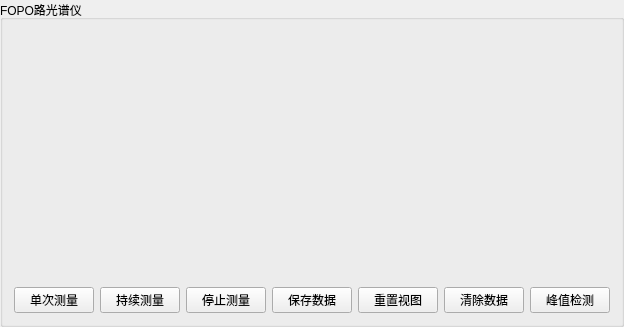
              <widget class="QGroupBox" name="groupBoxStageFOPOSpectrum">
               <property name="title">
                <string>FOPO路光谱仪</string>
               </property>
               <layout class="QVBoxLayout" name="vLayout_stageFOPO" stretch="2,0">
                <item>
                 <widget class="QWidget" name="chartWidgetFOPO_S" native="true">
                  <property name="minimumSize">
                   <size>
                    <width>0</width>
                    <height>250</height>
                   </size>
                  </property>
                  <layout class="QVBoxLayout" name="verticalLayout_chartFOPO_S">
                   <property name="spacing">
                    <number>0</number>
                   </property>
                   <property name="leftMargin">
                    <number>0</number>
                   </property>
                   <property name="topMargin">
                    <number>0</number>
                   </property>
                   <property name="rightMargin">
                    <number>0</number>
                   </property>
                   <property name="bottomMargin">
                    <number>0</number>
                   </property>
                  </layout>
                 </widget>
                </item>
                <item>
                 <layout class="QHBoxLayout" name="hLayout_stageFOPOCtrl">
                  <item>
                   <widget class="QPushButton" name="btnSingleMeasureFOPO_S">
                    <property name="text">
                     <string>单次测量</string>
                    </property>
                   </widget>
                  </item>
                  <item>
                   <widget class="QPushButton" name="btnContinuousMeasureFOPO_S">
                    <property name="text">
                     <string>持续测量</string>
                    </property>
                   </widget>
                  </item>
                  <item>
                   <widget class="QPushButton" name="btnStopMeasureFOPO_S">
                    <property name="text">
                     <string>停止测量</string>
                    </property>
                   </widget>
                  </item>
                  <item>
                   <widget class="QPushButton" name="btnSavePlotFOPO_S">
                    <property name="text">
                     <string>保存数据</string>
                    </property>
                   </widget>
                  </item>
                  <item>
                   <widget class="QPushButton" name="btnResetViewFOPO_S">
                    <property name="text">
                     <string>重置视图</string>
                    </property>
                   </widget>
                  </item>
                  <item>
                   <widget class="QPushButton" name="btnClearPlotFOPO_S">
                    <property name="text">
                     <string>清除数据</string>
                    </property>
                   </widget>
                  </item>
                  <item>
                   <widget class="QPushButton" name="btnShowPeaksFOPO_S">
                    <property name="text">
                     <string>峰值检测</string>
                    </property>
                   </widget>
                  </item>
                 </layout>
                </item>
               </layout>
              </widget>
